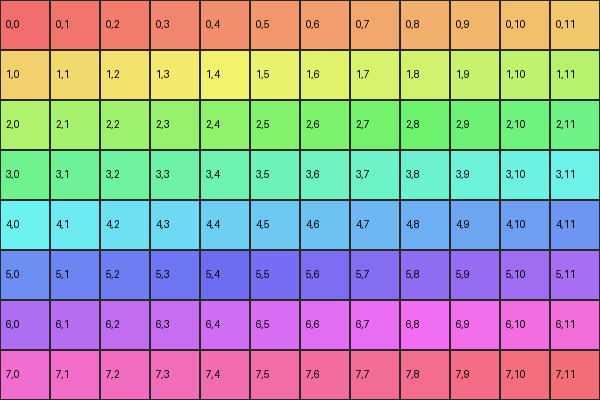
#> input picture task4/code/sample.png, 600 x 400 px
$ python compare.py
#> lines starting #> are read from the running program, lines starting #| are printed output that depends on the picture
import matplotlib.pyplot as plt
import numpy as np
from PIL import Image


def main():
    original_path = input("Original image path: ")
#> the answer given: ../sample.png
    python_path = input("Python result path: ")
#> the answer given: ../sample.png
    java_path = input("Java result path: ")
#> the answer given: ../sample.png

    original = np.array(Image.open(original_path).convert("RGB"))
#> original is the input picture: shape (400, 600, 3); mean R, G, B 162.5, 162.5, 162.5
    python_result = np.array(Image.open(python_path).convert("RGB"))
    java_result = np.array(Image.open(java_path).convert("RGB"))

    identical = np.array_equal(python_result, java_result)
#> identical = True
    print(f"Python result: {python_result.shape[0]} x {python_result.shape[1]}")
#| Python result: 400 x 600
    print(f"Java result:   {java_result.shape[0]} x {java_result.shape[1]}")
#| Java result:   400 x 600
    print(f"Identical: {identical}")
#| Identical: True

    fig, axes = plt.subplots(1, 3, figsize=(15, 5))
    for ax, img, title in zip(axes, [original, python_result, java_result],
                              ["Original", "NumPy slice", "Java slice"]):
        ax.imshow(img)
        ax.set_title(f"{title} ({img.shape[0]} x {img.shape[1]})")
#> this loop made 3 passes
#> title on passes 1 to 3: 'Original', 'NumPy slice', 'Java slice'
    fig.suptitle(f"Results are identical: {identical}")
    fig.tight_layout()
    fig.savefig("comparison.png")
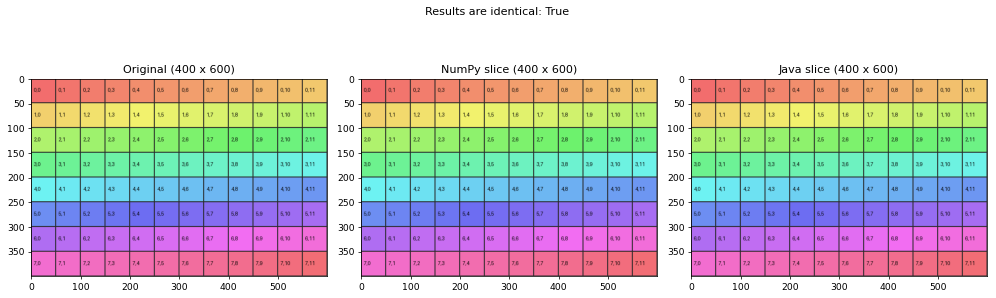
#> figure drawn by matplotlib, 3 panels
    print("Saved comparison.png")


if __name__ == "__main__":
    main()
